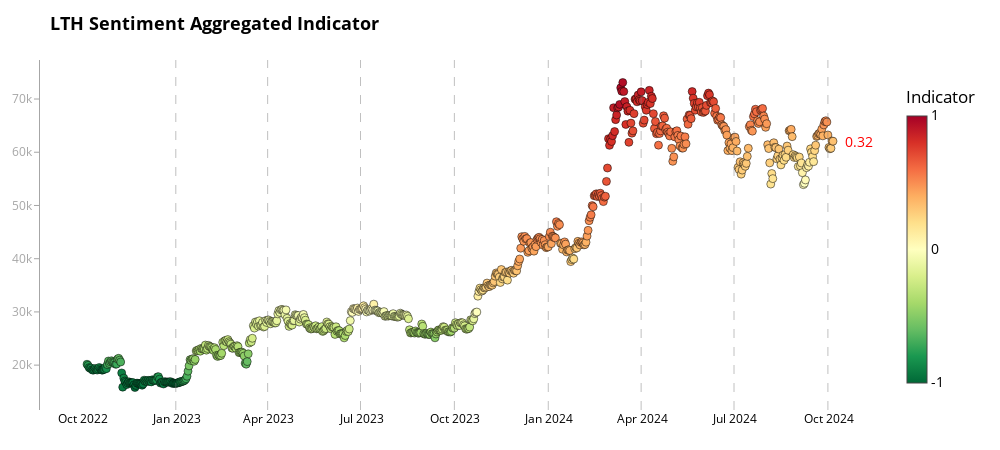

Write notebook code for a chart like this one.
### Code cell
# Example usage
fig2 = chart_aggregate(merged_df, 'aggregate_indicator_equalweight', 'price_usd_close', "LTH Sentiment Aggregated Indicator")
fig2.show()
pio.write_html(fig2, file=f'bitcoin_analysis_lth_aggr_last_2year.html')
print("All charts have been displayed and saved as separate HTML files.")

### Figure 1 — Plotly figure (JSON) as saved in the notebook; plotly's stock layout.template omitted (floating-point values rounded to 4 significant figures; data arrays with more than 128 entries replaced by an {"elided": "..."} marker saying what was removed)
{"data": [{"hoverinfo": "text", "marker": {"cmax": 1, "cmin": -1, "color": {"elided": "732 float values"}, "colorbar": {"len": 0.9, "lenmode": "fraction", "thickness": 20, "ticktext": ["-1", "0", "1"], "tickvals": [-1, 0, 1], "title": {"text": "Indicator"}, "x": 1.02, "xpad": 10}, "colorscale": [[0.0, "rgb(0,104,55)"], [0.1, "rgb(26,152,80)"], [0.2, "rgb(102,189,99)"], [0.3, "rgb(166,217,106)"], [0.4, "rgb(217,239,139)"], [0.5, "rgb(255,255,191)"], [0.6, "rgb(254,224,139)"], [0.7, "rgb(253,174,97)"], [0.8, "rgb(244,109,67)"], [0.9, "rgb(215,48,39)"], [1.0, "rgb(165,0,38)"]], "line": {"color": "black", "width": 0.5}, "size": 8}, "mode": "markers", "text": {"elided": "732 str values"}, "x": {"elided": "732 str values"}, "y": {"elided": "732 float values"}, "type": "scatter"}], "layout": {"shapes": [{"line": {"color": "rgba(128, 128, 128, 0.7)", "dash": "dash", "width": 1}, "opacity": 0.7, "type": "line", "x0": "2022-12-31T00:00:00", "x1": "2022-12-31T00:00:00", "xref": "x", "y0": 0, "y1": 1, "yref": "y domain"}, {"line": {"color": "rgba(128, 128, 128, 0.7)", "dash": "dash", "width": 1}, "opacity": 0.7, "type": "line", "x0": "2023-03-31T00:00:00", "x1": "2023-03-31T00:00:00", "xref": "x", "y0": 0, "y1": 1, "yref": "y domain"}, {"line": {"color": "rgba(128, 128, 128, 0.7)", "dash": "dash", "width": 1}, "opacity": 0.7, "type": "line", "x0": "2023-06-30T00:00:00", "x1": "2023-06-30T00:00:00", "xref": "x", "y0": 0, "y1": 1, "yref": "y domain"}, {"line": {"color": "rgba(128, 128, 128, 0.7)", "dash": "dash", "width": 1}, "opacity": 0.7, "type": "line", "x0": "2023-09-30T00:00:00", "x1": "2023-09-30T00:00:00", "xref": "x", "y0": 0, "y1": 1, "yref": "y domain"}, {"line": {"color": "rgba(128, 128, 128, 0.7)", "dash": "dash", "width": 1}, "opacity": 0.7, "type": "line", "x0": "2023-12-31T00:00:00", "x1": "2023-12-31T00:00:00", "xref": "x", "y0": 0, "y1": 1, "yref": "y domain"}, {"line": {"color": "rgba(128, 128, 128, 0.7)", "dash": "dash", "width": 1}, "opacity": 0.7, "type": "line", "x0": "2024-03-31T00:00:00", "x1": "2024-03-31T00:00:00", "xref": "x", "y0": 0, "y1": 1, "yref": "y domain"}, {"line": {"color": "rgba(128, 128, 128, 0.7)", "dash": "dash", "width": 1}, "opacity": 0.7, "type": "line", "x0": "2024-06-30T00:00:00", "x1": "2024-06-30T00:00:00", "xref": "x", "y0": 0, "y1": 1, "yref": "y domain"}, {"line": {"color": "rgba(128, 128, 128, 0.7)", "dash": "dash", "width": 1}, "opacity": 0.7, "type": "line", "x0": "2024-09-30T00:00:00", "x1": "2024-09-30T00:00:00", "xref": "x", "y0": 0, "y1": 1, "yref": "y domain"}], "annotations": [{"align": "left", "font": {"color": "red", "size": 14}, "showarrow": false, "text": "0.32", "x": "2024-10-05T00:00:00", "xanchor": "left", "xshift": 10, "y": 62080.0, "yanchor": "middle"}], "title": {"font": {"color": "black", "size": 18, "weight": "bold"}, "text": "LTH Sentiment Aggregated Indicator"}, "font": {"color": "black", "size": 14}, "margin": {"l": 40, "r": 120, "t": 60, "b": 40}, "showlegend": false, "hovermode": "closest", "plot_bgcolor": "white", "paper_bgcolor": "white", "width": 1000, "height": 450, "xaxis": {"tickfont": {"color": "black", "size": 12}, "showgrid": false, "zeroline": false, "dtick": "M3", "tickformat": "%b %Y", "showline": false, "mirror": false}, "yaxis": {"tickfont": {"color": "rgba(128, 128, 128, 0.7)", "size": 12}, "showgrid": false, "zeroline": false, "showline": true, "linewidth": 1, "linecolor": "rgba(128, 128, 128, 0.7)", "mirror": false, "ticks": "outside", "ticklen": 5, "tickcolor": "rgba(128, 128, 128, 0.7)"}}}
